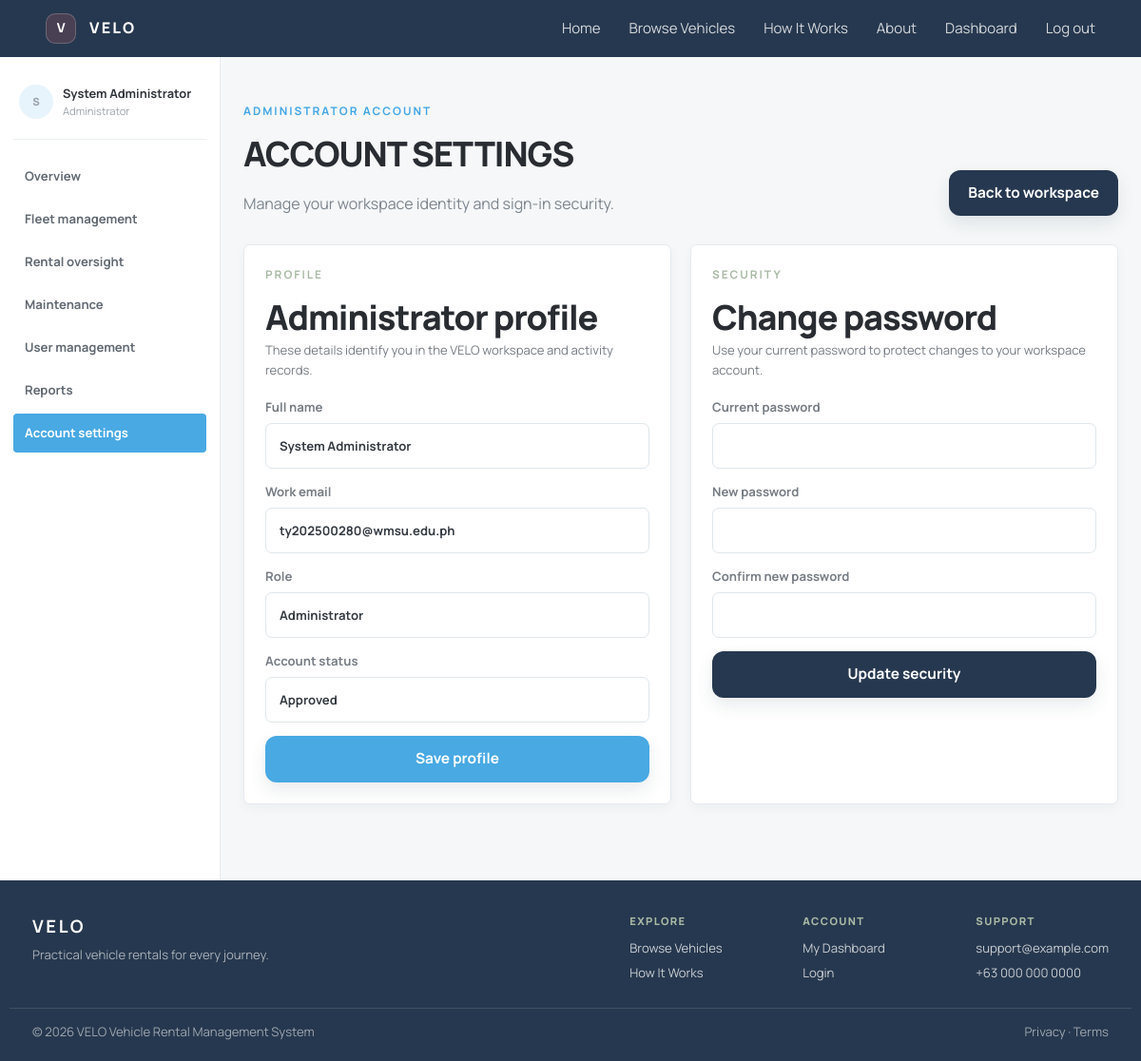
Screenshot of /workspace/workspace-account-settings.php (signed in) with the database file from the repository.
### tables this page shows
CREATE TABLE users (
  id INT AUTO_INCREMENT PRIMARY KEY,
  name VARCHAR(100) NOT NULL,
  email VARCHAR(150) NOT NULL UNIQUE,
  password_hash VARCHAR(255) NOT NULL,
  role ENUM('customer','staff','admin') NOT NULL DEFAULT 'customer',
  account_status ENUM('approved','pending','rejected') NOT NULL DEFAULT 'approved',
  phone VARCHAR(30) DEFAULT NULL,
  address VARCHAR(255) DEFAULT NULL,
  profile_image TEXT DEFAULT NULL,
  preferred_payment_method ENUM('cash','gcash','card') DEFAULT NULL,
  created_at TIMESTAMP DEFAULT CURRENT_TIMESTAMP
);

### config.php (called while the page is built, shortened)
<?php
function db(): PDO
{
    static $pdo = null;
    if ($pdo === null) {
        $dbHost = getenv('DB_HOST') ?: '127.0.0.1';
        $dbPort = getenv('DB_PORT') ?: '3306';
        $dbName = getenv('DB_NAME') ?: 'vrms';
        $dbUser = getenv('DB_USER') ?: 'vrms';
        $dbPass = getenv('DB_PASS') ?: 'vrms123';
        $pdo = new PDO("mysql:host={$dbHost};port={$dbPort};dbname={$dbName};charset=utf8mb4", $dbUser, $dbPass, [
            PDO::ATTR_ERRMODE => PDO::ERRMODE_EXCEPTION,
            PDO::ATTR_DEFAULT_FETCH_MODE => PDO::FETCH_ASSOC,
        ]);
        $columns = $pdo->query("SELECT COLUMN_NAME FROM information_schema.COLUMNS WHERE TABLE_SCHEMA = DATABASE() AND TABLE_NAME = 'rentals'")->fetchAll(PDO::FETCH_COLUMN);
        $rentalColumns = [
            'purpose' => "ALTER TABLE rentals ADD COLUMN purpose VARCHAR(255) NULL AFTER payment_method",
            'rejection_reason' => "ALTER TABLE rentals ADD COLUMN rejection_reason VARCHAR(255) NULL AFTER purpose",
            'cancellation_reason' => "ALTER TABLE rentals ADD COLUMN cancellation_reason VARCHAR(255) NULL AFTER rejection_reason",
            'cancellation_requested' => "ALTER TABLE rentals ADD COLUMN cancellation_requested TINYINT(1) NOT NULL DEFAULT 0 AFTER cancellation_reason",
            'cancellation_requested_at' => "ALTER TABLE rentals ADD COLUMN cancellation_requested_at TIMESTAMP NULL AFTER cancellation_requested",
        ];
    }
    return $pdo;
}
function e($s): string
{
    return htmlspecialchars((string)$s, ENT_QUOTES, 'UTF-8');
}
function current_user(): ?array
{
    return $_SESSION['user'] ?? null;
}

### public/workspace/workspace-account-settings.php (the view, shortened to what this page needs)
<?php
require_once __DIR__ . '/../../config.php';
$user = current_user();
$accountStmt = db()->prepare('SELECT id, name, email, role, account_status, created_at FROM users WHERE id = ? LIMIT 1');
$accountStmt->execute([(int)$user['id']]);
$account = $accountStmt->fetch();
include __DIR__ . '/../../includes/header.php';
?>
<main class="admin-page workspace-account-page">
  <div class="admin-heading">
    <div><p class="eyebrow"><?= $user['role'] === 'admin' ? 'Administrator account' : 'Faculty / staff account' ?></p><h1>Account settings</h1><p>Manage your workspace identity and sign-in security.</p></div>
    <a class="btn btn-navy" href="<?= $user['role'] === 'admin' ? '/admin/admin-dashboard.php' : '/staff/staff-dashboard.php' ?>">Back to workspace</a>
  </div>
  <div class="workspace-account-grid">
    <section class="admin-card">
      <p class="eyebrow">Profile</p>
      <h2><?= e($user['role'] === 'admin' ? 'Administrator profile' : 'Staff profile') ?></h2>
      <p class="admin-form-help">These details identify you in the VELO workspace and activity records.</p>
      <form class="detail-form" method="post">
        <label>Full name<input name="name" value="<?= e($account['name']) ?>" required></label>
        <label>Work email<input type="email" name="email" value="<?= e($account['email']) ?>" required></label>
        <label>Role<input value="<?= e($user['role'] === 'admin' ? 'Administrator' : 'Faculty / Staff') ?>" disabled></label>
        <label>Account status<input value="<?= e(ucfirst($account['account_status'])) ?>" disabled></label>
        <button class="btn btn-coral" type="submit">Save profile</button>
      </form>
    </section>
    <section class="admin-card">
      <p class="eyebrow">Security</p>
      <h2>Change password</h2>
      <p class="admin-form-help">Use your current password to protect changes to your workspace account.</p>
      <form class="detail-form" method="post">
        <label>Current password<input type="password" name="current_password" autocomplete="current-password"></label>
        <label>New password<input type="password" name="new_password" minlength="8" autocomplete="new-password"></label>
        <label>Confirm new password<input type="password" name="confirm_password" minlength="8" autocomplete="new-password"></label>
        <button class="btn btn-navy" type="submit">Update security</button>
      </form>
    </section>
  </div>
</main>
<?php include __DIR__ . '/../../includes/footer.php'; ?>

### includes/workspace-sidebar.php (shortened to what this page needs)
<?php
$workspaceUser = current_user() ?? [];
$workspaceRole = $workspaceUser['role'] ?? '';
$workspaceIsAdmin = $workspaceRole === 'admin';
$workspacePage = basename($_SERVER['PHP_SELF']);
?>
<aside class="workspace-sidebar" aria-label="Workspace navigation">
  <div class="workspace-profile">
    <span class="profile-avatar"><?= e(strtoupper(substr($workspaceUser['name'] ?? 'U', 0, 1))) ?></span>
    <div><strong><?= e($workspaceUser['name'] ?? 'Workspace user') ?></strong><span><?= $workspaceIsAdmin ? 'Administrator' : 'Faculty / Staff' ?></span></div>
  </div>
  <nav class="sidebar-nav">
    <a data-sidebar-section="overview" class="<?= in_array($workspacePage, ['admin-dashboard.php', 'staff-dashboard.php'], true) ? 'active' : '' ?>" href="<?= $workspaceIsAdmin ? '/admin/admin-dashboard.php' : '/staff/staff-dashboard.php' ?>">Overview</a>
    <?php if ($workspaceIsAdmin): ?>
      <a data-sidebar-section="fleet" class="<?= $workspacePage === 'admin-vehicles.php' ? 'active' : '' ?>" href="/admin/admin-vehicles.php">Fleet management</a>
      <a data-sidebar-section="rentals" class="<?= $workspacePage === 'admin-rentals.php' ? 'active' : '' ?>" href="/admin/admin-rentals.php">Rental oversight</a>
      <a data-sidebar-section="maintenance" class="<?= $workspacePage === 'admin-maintenance.php' ? 'active' : '' ?>" href="/admin/admin-maintenance.php">Maintenance</a>
      <a data-sidebar-section="users" class="<?= $workspacePage === 'admin-users.php' ? 'active' : '' ?>" href="/admin/admin-users.php">User management</a>
      <a data-sidebar-section="reports" class="<?= $workspacePage === 'admin-reports.php' ? 'active' : '' ?>" href="/admin/admin-reports.php">Reports</a>
      <a data-sidebar-section="account" class="<?= $workspacePage === 'workspace-account-settings.php' ? 'active' : '' ?>" href="/workspace/workspace-account-settings.php">Account settings</a>
    <?php endif; ?>
  </nav>
</aside>

### rows the page displays
users: name "S", name "System Administrator", role "Administrator profile", email "ty202500280@wmsu.edu.ph", role "Administrator", account_status "Approved"
